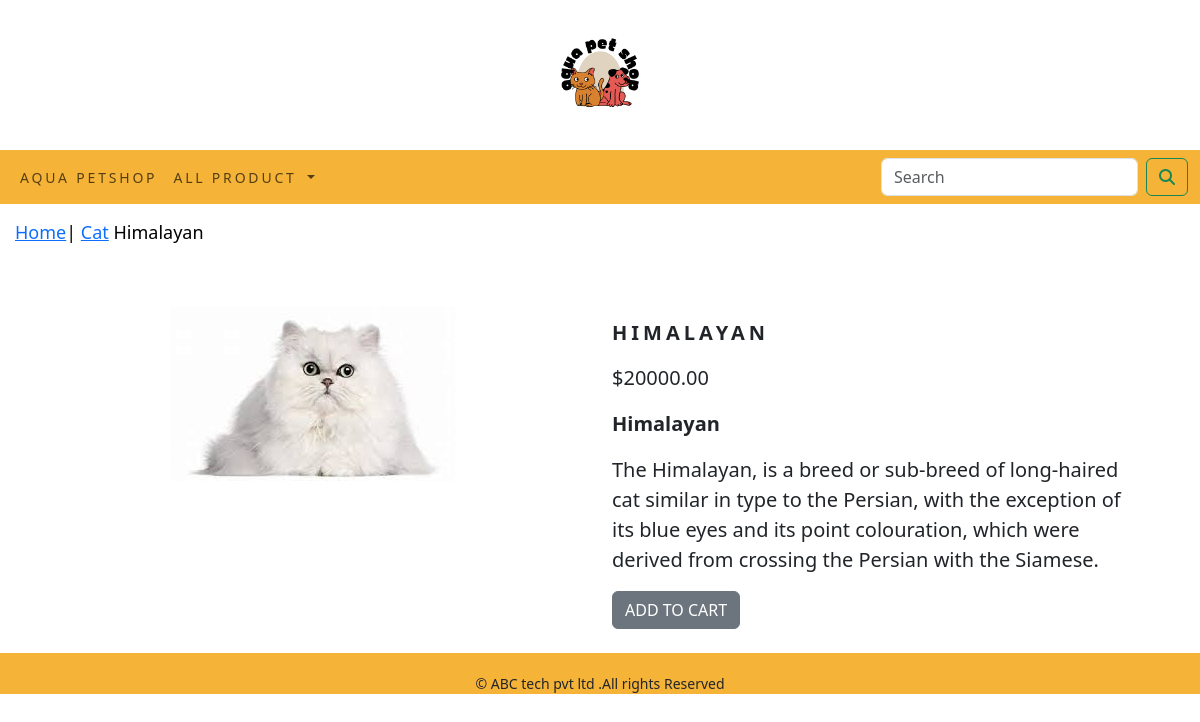
Screenshot of /shop/cat/himalayan/ with the database file from the repository.
### shop_app/models.py (models this page shows, shortened)
class product(models.Model):
    pro_name = models.CharField(max_length=250, unique=True)
    slug = models.SlugField(max_length=250, unique=True)
    des = models.TextField(blank=True)
    price = models.DecimalField(max_digits=10, decimal_places=2)
    category = models.ForeignKey(Category, on_delete=models.CASCADE)
    image = models.ImageField(upload_to='product_img', blank=True)
    stock = models.IntegerField()
    available = models.BooleanField(default=True)
    created = models.DateTimeField(auto_now_add=True)
    update = models.DateTimeField(auto_now=True)
    class Meta:
        ordering = ('pro_name',)
        verbose_name = 'product'
        verbose_name_plural = 'products'

class Category(models.Model):
    cat_name = models.CharField(max_length=250, unique=True)
    slug = models.SlugField(max_length=250, unique=True)
    des = models.TextField(blank=True)
    image = models.ImageField(upload_to='category_img', blank=True)
    class Meta:
        ordering = ('cat_name',)
        verbose_name = 'category'
        verbose_name_plural = 'categories'
    def get_url(self):
        return reverse('shop_app:product_category',args=[self.slug])
    def __str__(self):
        return '{}'.format(self.cat_name)

### shop_app/views.py (the view)
# urls.py: path('<slug:cat_slug>/<slug:product_slug>/', views.pro_detail, name="product_detail")
def pro_detail(request, cat_slug, product_slug):
    try:
        products = product.objects.get(category__slug=cat_slug, slug=product_slug)
    except Exception as e:
        raise e
    return render(request, 'product.html', {'product': products})

### cart_app/context_processors.py (called while the page is built)
def counter(request):
    item_count = 0
    if 'admin' in request.path:
        return {}
    else:
        try:
            cart = Cart.objects.filter(cart_id=_cart_id(request))
            car_items = Cartitem.objects.all().filter(cart=cart[:1])
            for car_item in car_items:
                item_count += car_item.quantity
        except Cart.DoesNotExist:
            item_count = 0
    return dict(item_count=item_count)

### cart_app/views.py (called while the page is built)
def _cart_id(request):
    cart = request.session.session_key
    if not cart:
        cart = request.session.create()
    return cart

### shop_app/context_processors.py (called while the page is built)
def menu_link(request):
    link=Category.objects.all()
    return dict(links=link)

### templates/product.html (shortened to what this page needs)
{% extends 'base.html' %}
{% load static %}
{% block content %}
<div class="row my_prod">
    <div class="mx-auto">
        <p><a href="{% url 'shop_app:all_category' %}"> Home</a>|
            <a href="{{product.Category.get_url}}">{{product.category}}</a> {{product.pro_name}}</p>
    </div>
</div>
<div class="container">
<br>
<div class="row">
    <div class="col-12 col-sm-12 col-md-12 col-lg-6 text-center">
        <div style="min-width:18rem;">
            <img src="{{product.image.url}}" alt="{{product.pro_name}}">
        </div>
    </div>
        <div class="col-12 col-sm-12 col-md-12 col-lg-6">
            <div>
            <h1 class="my_pro_title"><b>{{product.pro_name}}</b></h1>
            <p class="text-justify my_pro_text">${{product.price}}</p>
                <p class="my_pro_text"><b>{{product.pro_name}}</b></p>
            <p class="text-justify my_pro_text">{{product.des}}</p>
            {% if product.stock <= 0 %}
            <h4 class="text-justify my_pro_text">Out of Stock</h4>
            {% else%}
            <a  class="btn btn-secondary" href="{% url 'cart_app:add_cart' product.id %}">ADD TO CART</a>
            {%endif%}
        </div>
</div>
</div>
</div><br>
{% endblock %}

### static/css/custom.css (style rules this page uses)
body { font-family: 'Oswald', sans-serif; font-family: 'Space Grotesk', sans-serif; }
.mx-auto { color: black; font-size:18px; }
.my_prod { padding:15px; padding-bottom:20px; }
.my_pro_title { font-size:20px; text-transform:uppercase; letter-spacing:.2em; padding-top:15px; padding-bottom:10px; }
.my_pro_text { padding-right:20px; font-size:20px; }

### rows the page displays
product: category "Cat", pro_name "Himalayan", image (picture), pro_name "HIMALAYAN", price "20000.00", des "The Himalayan, is a breed or sub-breed of long-haired cat similar in type to the Persian, with the exception of its blue eyes and its point colouration, which were derived from crossing the Persian with the Siamese."
